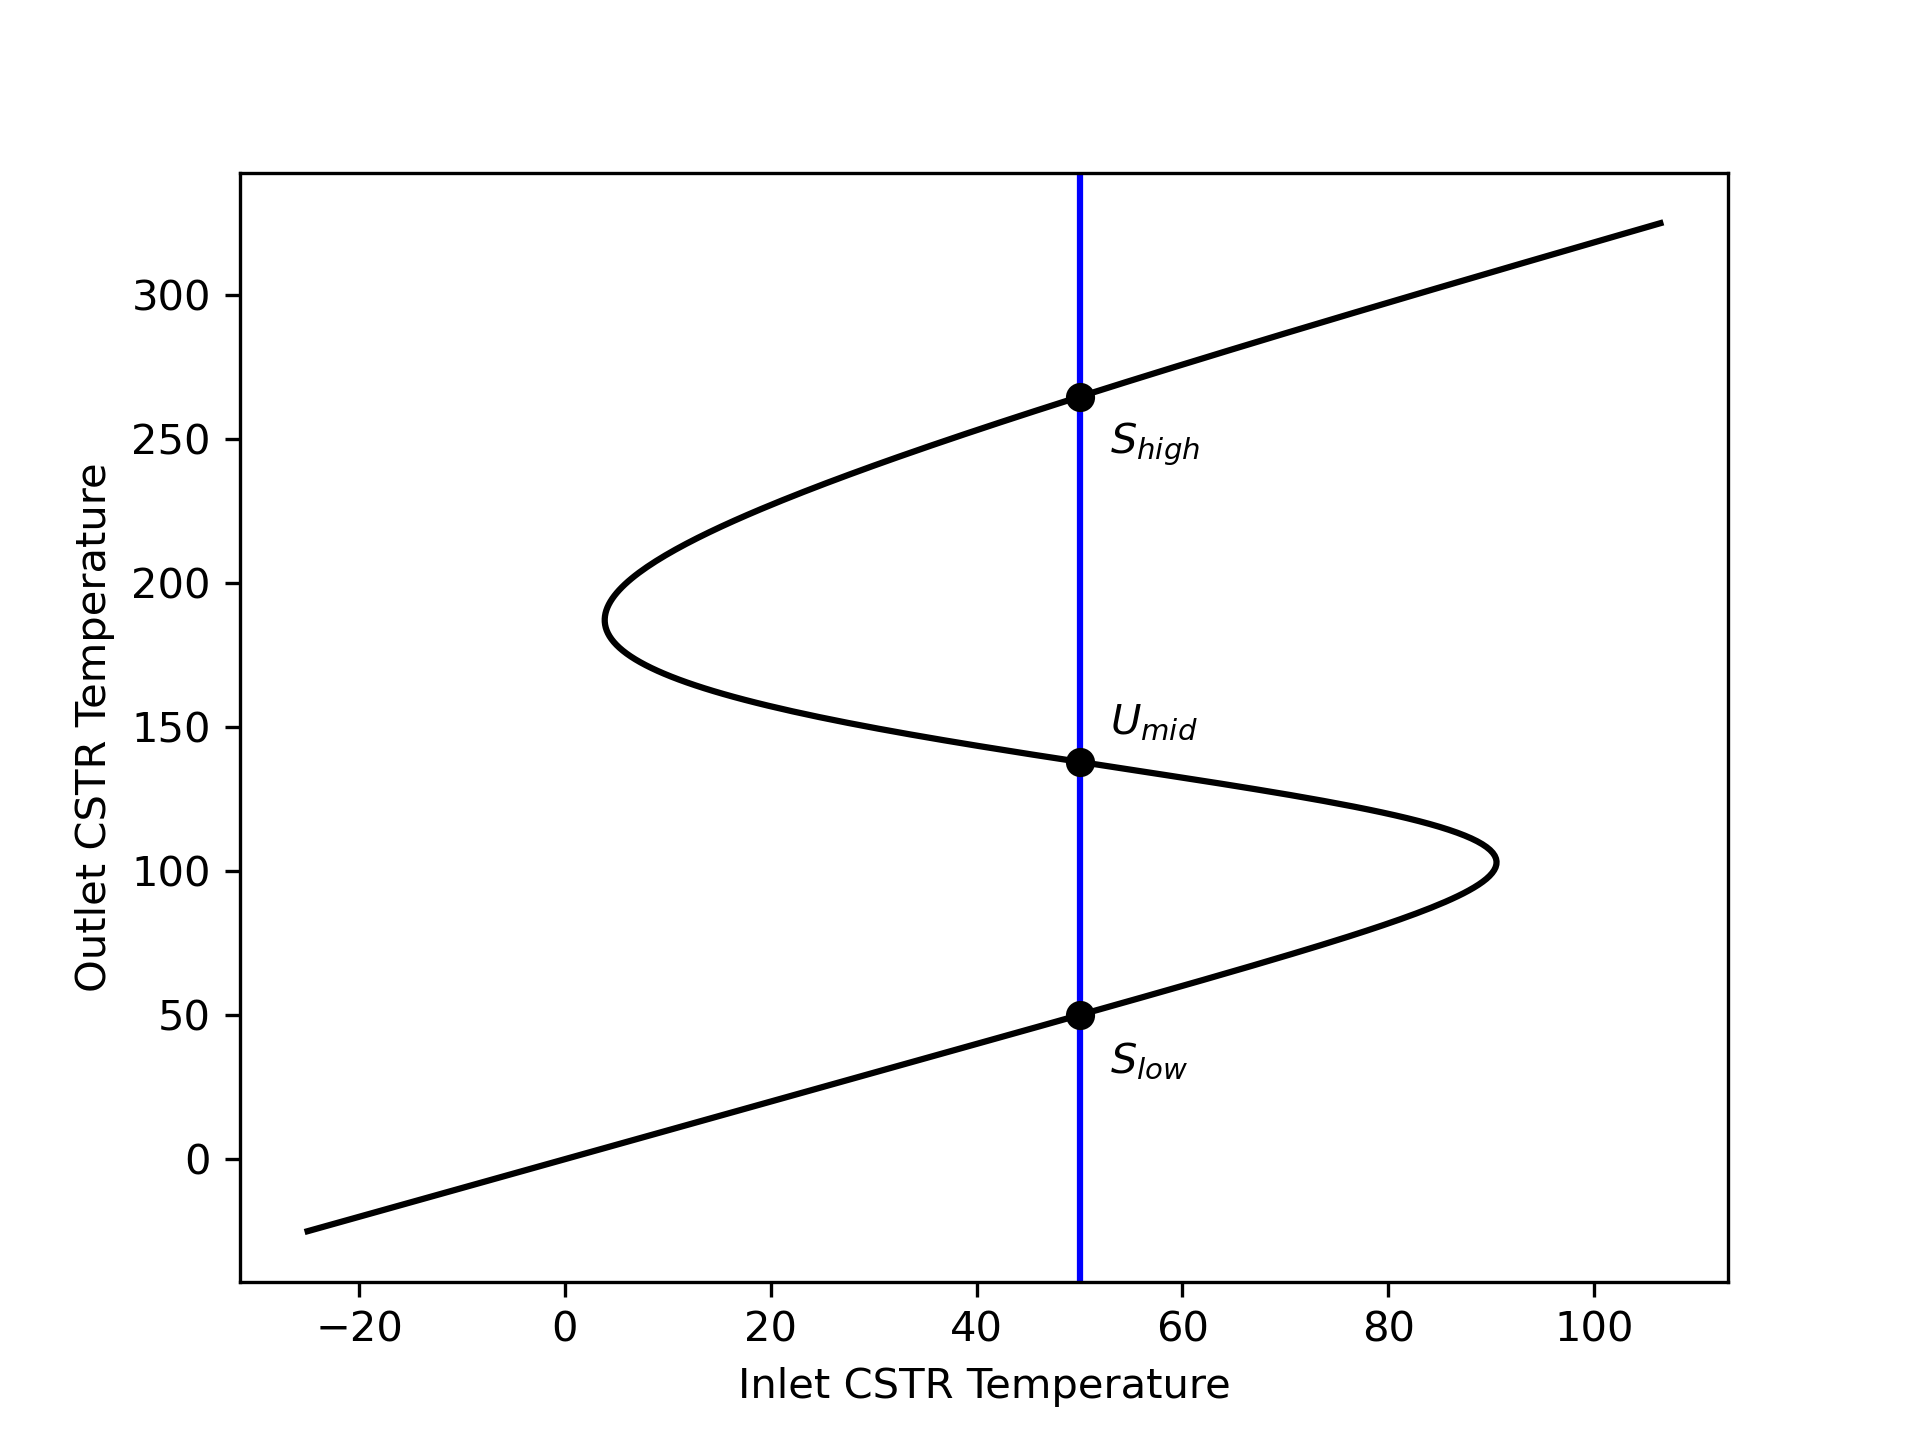

This chart was generated by the following Python code:
"""Multiplicity plot for Example 6.6.6 of REB, The Book"""

# import libraries
import numpy as np
import pandas as pd
import matplotlib.pyplot as plt
from reb_utils import solve_ates

# set the dpi for figures
plt.rc("savefig", dpi=300)

# constants available to all functions
# given
V = 500 # cm^3
Vdot_in = 1.0 # cm^3 /s
CA_in = 0.015 # mol /cm^3
CB_in = 0.015 # mol /cm^3
T_in = 50 # °C
T_s_hi = 264.75 # °C
T_s_lo = 50.06 # °C
T_u = 137.96 # °C
Cp = 0.35*4.184 # J /g /K
rho = 0.93 # g /cm^3
dH = -20000 # J /mol
k0 = 3.24E12 # cm^3 /mol /s
E = 105000 # J /mol
# known
R = 8.314 # J /mol /K
# calculated
nA_in = Vdot_in*CA_in
nB_in = Vdot_in*CB_in

# make T available to all functions
T = float('NaN')

# cstr model function
def cstr_model_variables(init_guess):
     
	# solve the ATEs
    soln, success, message = solve_ates(cstr_residuals,init_guess)

    # check that the solution is converged
    if not(success):
        print(f"  CSTR model function error: {message}")

    # return the solution
    return soln

# cstr residuals function
def cstr_residuals(guess):
    # extract the individual guesses
    nA = guess[0]
    nB = guess[1]
    nY = guess[2]
    nZ = guess[3]
    T_in = guess[4]

    # calculate the rate
    k = k0*np.exp(-E/R/T)
    CA = nA/Vdot_in
    CB = nB/Vdot_in
    r = k*CA*CB

    # evaluate the residuals
    residual_1 = nA_in - nA - V*r
    residual_2 = nB_in - nB - V*r
    residual_3 = -nY + V*r
    residual_4 = -nZ + V*r
    residual_5 = -Vdot_in*rho*Cp*(T - T_in) - V*r*dH

    # return the residuals
    return np.array([residual_1, residual_2, residual_3, residual_4
                     , residual_5])

# deliverables function
def deliverables():

    # enable this function to set T
    global T
    
    # set a range of outlet temperatures
    T_range = np.linspace(-25.0, 325.0, 350) + 273.15

	# set an initial guess
    init_guess = np.array([0.99*nA_in, 0.99*nB_in, 0.01*nA_in, 0.01*nA_in
            ,T_range[0] - 1.0])

    # allocate storage for the conversions and inlet temperatures
    f_range = np.zeros(350)
    Tin_range = np.zeros(350)

    # calculate the conversion and inlet temperature for each outlet temperature
    for i in range(0,350):

        # set the outlet temperature
        T = T_range[i]

        # solve the design equations
        solution = cstr_model_variables(init_guess)

        # save the conversion and inlet temperature
        nA = solution[0]
        f_range[i] = 100*(nA_in - nA)/nA_in
        Tin_range[i] = solution[4]

        # use the result as the initial guess for the next T
        init_guess = solution

    # convert to °C
    Tin_range = Tin_range - 273.15
    T_range = T_range - 273.15

    # multiplicity plot
    plt.figure(2) 
    plt.plot(Tin_range, T_range,'k-')
    plt.axvline(T_in, c='b')
    plt.plot(T_in, T_s_hi, 'ko')
    plt.text(T_in + 3,T_s_hi - 20, "$S_{high}$")
    plt.plot(T_in,T_u, 'ko')
    plt.text(T_in + 3,T_u + 10, "$U_{mid}$")
    plt.plot(T_in,T_s_lo, 'ko')
    plt.text(T_in + 3,T_s_lo - 20, "$S_{low}$")
    plt.xlabel("Inlet CSTR Temperature")
    plt.ylabel("Outlet CSTR Temperature")
    plt.savefig('example_6_6_6_multiplicity.png')
    plt.savefig('example_6_6_6_multiplicity.pdf')
    plt.savefig('../../../RE_Basics/solutions/ch6_ex6/example_6_6_6_multiplicity.png')
    plt.show()
    return

# calculate the deliverables
if __name__=="__main__":
    deliverables()
